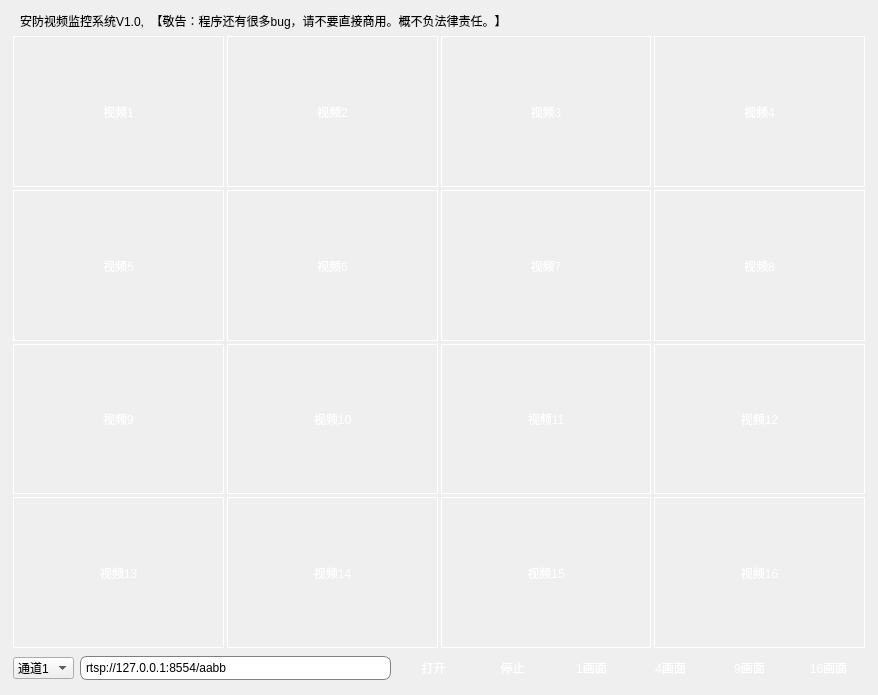
<?xml version="1.0" encoding="UTF-8"?>
<ui version="4.0">
 <class>frmMain</class>
 <widget class="QWidget" name="frmMain">
  <property name="geometry">
   <rect>
    <x>0</x>
    <y>0</y>
    <width>878</width>
    <height>695</height>
   </rect>
  </property>
  <property name="windowTitle">
   <string>安防视频监控系统</string>
  </property>
  <property name="styleSheet">
   <string notr="true">QLineEdit{
	border:1px solid gray;border-radius:7px;padding:3px;
}

QPushButton#btn_menu{
	background-image: url(:/image/btn_menu_normal.png);
	border: 0px;
}
QPushButton#btn_menu:hover{
	background-image: url(:/image/btn_menu_hover.png);
	border: 0px;
}
QPushButton#btn_menu:checked{
	background-image: url(:/image/btn_menu_hover.png);
	border: 0px;
}

/*minBtn*/
QPushButton#btn_min{
	background-image: url(:/image/btn_min_normal.png);
	border: 0px;
}
QPushButton#btn_min:hover{
	background-image: url(:/image/btn_min_hover.png);
	border: 0px;
}
QPushButton#btnmin:checked{
	background-image: url(:/image/btn_min_hover.png);
	border: 0px;
}

/*nomalBtn*/
QPushButton#btn_max{
	background-image: url(:/image/btn_max_normal.png);
	border: 0px;
}
QPushButton#btn_max:hover{
	background-image: url(:/image/btn_max_hover.png);
	border: 0px;
}
QPushButton#btn_max:checked{
	background-image: url(:/image/btn_max_hover.png);
	border: 0px;
}

/*closeBtn*/
QPushButton#btn_close{
	background-image: url(:/image/btn_close_normal.png);
	border: 0px;
}
QPushButton#btn_close:hover{
	background-image: url(:/image/btn_close_hover.png);
	border: 0px;
}
QPushButton#btn_close:checked{
	background-image: url(:/image/btn_close_hover.png);
	border: 0px;
}

QLabel#labVideo1,#labVideo2,#labVideo3,#labVideo4,#labVideo5,#labVideo6,#labVideo7,#labVideo8,#labVideo9,#labVideo10,#labVideo11,#labVideo12,#labVideo13,#labVideo14,#labVideo15,#labVideo16{
	border-image: url(:/image/lab_normal.png);
	color: rgb(255, 255, 255);
	font: 25pt &quot;微软雅黑&quot;;
}
QLabel:hover#labVideo1,QLabel:hover#labVideo2,QLabel:hover#labVideo3,QLabel:hover#labVideo4,QLabel:hover#labVideo5,QLabel:hover#labVideo6,QLabel:hover#labVideo7,QLabel:hover#labVideo8,QLabel:hover#labVideo9,QLabel:hover#labVideo10,QLabel:hover#labVideo11,QLabel:hover#labVideo12,QLabel:hover#labVideo13,QLabel:hover#labVideo14,QLabel:hover#labVideo15,QLabel:hover#labVideo16{
	border-image: url(:/image/lab_hover.png);
}

QPushButton#btnOpen,#btnStop,#btn1,#btn4,#btn9,#btn16{	
	border: 0px;
	padding: 4px;
    min-width: 65px;
    min-height: 20px;
	color: rgb(255, 255, 255);
	font: 10pt &quot;微软雅黑&quot;;
	border-image: url(:/image/btn_normal.png);	
}

QPushButton:pressed#btnOpen,QPushButton:pressed#btnStop,QPushButton:pressed#btn1,QPushButton:pressed#btn4,QPushButton:pressed#btn9,QPushButton:pressed#btn16{
	border-image: url(:/image/btn_press.png);	
}
</string>
  </property>
  <layout class="QVBoxLayout" name="verticalLayout_2">
   <property name="spacing">
    <number>6</number>
   </property>
   <property name="leftMargin">
    <number>10</number>
   </property>
   <property name="topMargin">
    <number>12</number>
   </property>
   <property name="rightMargin">
    <number>10</number>
   </property>
   <property name="bottomMargin">
    <number>10</number>
   </property>
   <item>
    <layout class="QHBoxLayout" name="layTitle">
     <property name="spacing">
      <number>0</number>
     </property>
     <property name="leftMargin">
      <number>10</number>
     </property>
     <property name="topMargin">
      <number>0</number>
     </property>
     <item>
      <widget class="QLabel" name="lab_title">
       <property name="sizePolicy">
        <sizepolicy hsizetype="Expanding" vsizetype="Preferred">
         <horstretch>0</horstretch>
         <verstretch>0</verstretch>
        </sizepolicy>
       </property>
       <property name="styleSheet">
        <string notr="true">font: 10pt &quot;微软雅黑&quot;;</string>
       </property>
       <property name="text">
        <string>安防视频监控系统V1.0,  【敬告：程序还有很多bug，请不要直接商用。概不负法律责任。】</string>
       </property>
       <property name="alignment">
        <set>Qt::AlignBottom|Qt::AlignLeading|Qt::AlignLeft</set>
       </property>
      </widget>
     </item>
     <item>
      <widget class="QPushButton" name="btn_menu">
       <property name="minimumSize">
        <size>
         <width>33</width>
         <height>18</height>
        </size>
       </property>
       <property name="maximumSize">
        <size>
         <width>33</width>
         <height>18</height>
        </size>
       </property>
       <property name="text">
        <string/>
       </property>
      </widget>
     </item>
     <item>
      <widget class="QPushButton" name="btn_min">
       <property name="minimumSize">
        <size>
         <width>33</width>
         <height>18</height>
        </size>
       </property>
       <property name="maximumSize">
        <size>
         <width>33</width>
         <height>18</height>
        </size>
       </property>
       <property name="text">
        <string/>
       </property>
      </widget>
     </item>
     <item>
      <widget class="QPushButton" name="btn_max">
       <property name="sizePolicy">
        <sizepolicy hsizetype="Fixed" vsizetype="Fixed">
         <horstretch>0</horstretch>
         <verstretch>0</verstretch>
        </sizepolicy>
       </property>
       <property name="minimumSize">
        <size>
         <width>33</width>
         <height>18</height>
        </size>
       </property>
       <property name="maximumSize">
        <size>
         <width>33</width>
         <height>18</height>
        </size>
       </property>
       <property name="text">
        <string/>
       </property>
      </widget>
     </item>
     <item>
      <widget class="QPushButton" name="btn_close">
       <property name="minimumSize">
        <size>
         <width>48</width>
         <height>18</height>
        </size>
       </property>
       <property name="maximumSize">
        <size>
         <width>48</width>
         <height>18</height>
        </size>
       </property>
       <property name="text">
        <string/>
       </property>
      </widget>
     </item>
    </layout>
   </item>
   <item>
    <layout class="QVBoxLayout" name="layMain" stretch="0,0,0,0">
     <property name="spacing">
      <number>3</number>
     </property>
     <property name="leftMargin">
      <number>3</number>
     </property>
     <property name="topMargin">
      <number>0</number>
     </property>
     <property name="rightMargin">
      <number>3</number>
     </property>
     <property name="bottomMargin">
      <number>0</number>
     </property>
     <item>
      <layout class="QHBoxLayout" name="lay1">
       <property name="spacing">
        <number>3</number>
       </property>
       <item>
        <widget class="QLabel" name="labVideo1">
         <property name="sizePolicy">
          <sizepolicy hsizetype="Preferred" vsizetype="Expanding">
           <horstretch>0</horstretch>
           <verstretch>0</verstretch>
          </sizepolicy>
         </property>
         <property name="frameShape">
          <enum>QFrame::Panel</enum>
         </property>
         <property name="frameShadow">
          <enum>QFrame::Plain</enum>
         </property>
         <property name="lineWidth">
          <number>1</number>
         </property>
         <property name="midLineWidth">
          <number>0</number>
         </property>
         <property name="text">
          <string>视频1</string>
         </property>
         <property name="alignment">
          <set>Qt::AlignCenter</set>
         </property>
        </widget>
       </item>
       <item>
        <widget class="QLabel" name="labVideo2">
         <property name="sizePolicy">
          <sizepolicy hsizetype="Preferred" vsizetype="Expanding">
           <horstretch>0</horstretch>
           <verstretch>0</verstretch>
          </sizepolicy>
         </property>
         <property name="frameShape">
          <enum>QFrame::Panel</enum>
         </property>
         <property name="frameShadow">
          <enum>QFrame::Plain</enum>
         </property>
         <property name="lineWidth">
          <number>1</number>
         </property>
         <property name="midLineWidth">
          <number>0</number>
         </property>
         <property name="text">
          <string>视频2</string>
         </property>
         <property name="alignment">
          <set>Qt::AlignCenter</set>
         </property>
        </widget>
       </item>
       <item>
        <widget class="QLabel" name="labVideo3">
         <property name="sizePolicy">
          <sizepolicy hsizetype="Preferred" vsizetype="Expanding">
           <horstretch>0</horstretch>
           <verstretch>0</verstretch>
          </sizepolicy>
         </property>
         <property name="frameShape">
          <enum>QFrame::Panel</enum>
         </property>
         <property name="frameShadow">
          <enum>QFrame::Plain</enum>
         </property>
         <property name="lineWidth">
          <number>1</number>
         </property>
         <property name="midLineWidth">
          <number>0</number>
         </property>
         <property name="text">
          <string>视频3</string>
         </property>
         <property name="alignment">
          <set>Qt::AlignCenter</set>
         </property>
        </widget>
       </item>
       <item>
        <widget class="QLabel" name="labVideo4">
         <property name="sizePolicy">
          <sizepolicy hsizetype="Preferred" vsizetype="Expanding">
           <horstretch>0</horstretch>
           <verstretch>0</verstretch>
          </sizepolicy>
         </property>
         <property name="frameShape">
          <enum>QFrame::Panel</enum>
         </property>
         <property name="frameShadow">
          <enum>QFrame::Plain</enum>
         </property>
         <property name="lineWidth">
          <number>1</number>
         </property>
         <property name="midLineWidth">
          <number>0</number>
         </property>
         <property name="text">
          <string>视频4</string>
         </property>
         <property name="alignment">
          <set>Qt::AlignCenter</set>
         </property>
        </widget>
       </item>
      </layout>
     </item>
     <item>
      <layout class="QHBoxLayout" name="lay2">
       <property name="spacing">
        <number>3</number>
       </property>
       <item>
        <widget class="QLabel" name="labVideo5">
         <property name="sizePolicy">
          <sizepolicy hsizetype="Preferred" vsizetype="Expanding">
           <horstretch>0</horstretch>
           <verstretch>0</verstretch>
          </sizepolicy>
         </property>
         <property name="frameShape">
          <enum>QFrame::Panel</enum>
         </property>
         <property name="frameShadow">
          <enum>QFrame::Plain</enum>
         </property>
         <property name="lineWidth">
          <number>1</number>
         </property>
         <property name="midLineWidth">
          <number>0</number>
         </property>
         <property name="text">
          <string>视频5</string>
         </property>
         <property name="alignment">
          <set>Qt::AlignCenter</set>
         </property>
        </widget>
       </item>
       <item>
        <widget class="QLabel" name="labVideo6">
         <property name="sizePolicy">
          <sizepolicy hsizetype="Preferred" vsizetype="Expanding">
           <horstretch>0</horstretch>
           <verstretch>0</verstretch>
          </sizepolicy>
         </property>
         <property name="frameShape">
          <enum>QFrame::Panel</enum>
         </property>
         <property name="frameShadow">
          <enum>QFrame::Plain</enum>
         </property>
         <property name="lineWidth">
          <number>1</number>
         </property>
         <property name="midLineWidth">
          <number>0</number>
         </property>
         <property name="text">
          <string>视频6</string>
         </property>
         <property name="alignment">
          <set>Qt::AlignCenter</set>
         </property>
        </widget>
       </item>
       <item>
        <widget class="QLabel" name="labVideo7">
         <property name="sizePolicy">
          <sizepolicy hsizetype="Preferred" vsizetype="Expanding">
           <horstretch>0</horstretch>
           <verstretch>0</verstretch>
          </sizepolicy>
         </property>
         <property name="frameShape">
          <enum>QFrame::Panel</enum>
         </property>
         <property name="frameShadow">
          <enum>QFrame::Plain</enum>
         </property>
         <property name="lineWidth">
          <number>1</number>
         </property>
         <property name="midLineWidth">
          <number>0</number>
         </property>
         <property name="text">
          <string>视频7</string>
         </property>
         <property name="alignment">
          <set>Qt::AlignCenter</set>
         </property>
        </widget>
       </item>
       <item>
        <widget class="QLabel" name="labVideo8">
         <property name="sizePolicy">
          <sizepolicy hsizetype="Preferred" vsizetype="Expanding">
           <horstretch>0</horstretch>
           <verstretch>0</verstretch>
          </sizepolicy>
         </property>
         <property name="frameShape">
          <enum>QFrame::Panel</enum>
         </property>
         <property name="frameShadow">
          <enum>QFrame::Plain</enum>
         </property>
         <property name="lineWidth">
          <number>1</number>
         </property>
         <property name="midLineWidth">
          <number>0</number>
         </property>
         <property name="text">
          <string>视频8</string>
         </property>
         <property name="alignment">
          <set>Qt::AlignCenter</set>
         </property>
        </widget>
       </item>
      </layout>
     </item>
     <item>
      <layout class="QHBoxLayout" name="lay3">
       <property name="spacing">
        <number>3</number>
       </property>
       <item>
        <widget class="QLabel" name="labVideo9">
         <property name="sizePolicy">
          <sizepolicy hsizetype="Preferred" vsizetype="Expanding">
           <horstretch>0</horstretch>
           <verstretch>0</verstretch>
          </sizepolicy>
         </property>
         <property name="frameShape">
          <enum>QFrame::Panel</enum>
         </property>
         <property name="frameShadow">
          <enum>QFrame::Plain</enum>
         </property>
         <property name="lineWidth">
          <number>1</number>
         </property>
         <property name="midLineWidth">
          <number>0</number>
         </property>
         <property name="text">
          <string>视频9</string>
         </property>
         <property name="alignment">
          <set>Qt::AlignCenter</set>
         </property>
        </widget>
       </item>
       <item>
        <widget class="QLabel" name="labVideo10">
         <property name="sizePolicy">
          <sizepolicy hsizetype="Preferred" vsizetype="Expanding">
           <horstretch>0</horstretch>
           <verstretch>0</verstretch>
          </sizepolicy>
         </property>
         <property name="frameShape">
          <enum>QFrame::Panel</enum>
         </property>
         <property name="frameShadow">
          <enum>QFrame::Plain</enum>
         </property>
         <property name="lineWidth">
          <number>1</number>
         </property>
         <property name="midLineWidth">
          <number>0</number>
         </property>
         <property name="text">
          <string>视频10</string>
         </property>
         <property name="alignment">
          <set>Qt::AlignCenter</set>
         </property>
        </widget>
       </item>
       <item>
        <widget class="QLabel" name="labVideo11">
         <property name="sizePolicy">
          <sizepolicy hsizetype="Preferred" vsizetype="Expanding">
           <horstretch>0</horstretch>
           <verstretch>0</verstretch>
          </sizepolicy>
         </property>
         <property name="frameShape">
          <enum>QFrame::Panel</enum>
         </property>
         <property name="frameShadow">
          <enum>QFrame::Plain</enum>
         </property>
         <property name="lineWidth">
          <number>1</number>
         </property>
         <property name="midLineWidth">
          <number>0</number>
         </property>
         <property name="text">
          <string>视频11</string>
         </property>
         <property name="alignment">
          <set>Qt::AlignCenter</set>
         </property>
        </widget>
       </item>
       <item>
        <widget class="QLabel" name="labVideo12">
         <property name="sizePolicy">
          <sizepolicy hsizetype="Preferred" vsizetype="Expanding">
           <horstretch>0</horstretch>
           <verstretch>0</verstretch>
          </sizepolicy>
         </property>
         <property name="frameShape">
          <enum>QFrame::Panel</enum>
         </property>
         <property name="frameShadow">
          <enum>QFrame::Plain</enum>
         </property>
         <property name="lineWidth">
          <number>1</number>
         </property>
         <property name="midLineWidth">
          <number>0</number>
         </property>
         <property name="text">
          <string>视频12</string>
         </property>
         <property name="alignment">
          <set>Qt::AlignCenter</set>
         </property>
        </widget>
       </item>
      </layout>
     </item>
     <item>
      <layout class="QHBoxLayout" name="lay4">
       <property name="spacing">
        <number>3</number>
       </property>
       <item>
        <widget class="QLabel" name="labVideo13">
         <property name="sizePolicy">
          <sizepolicy hsizetype="Preferred" vsizetype="Expanding">
           <horstretch>0</horstretch>
           <verstretch>0</verstretch>
          </sizepolicy>
         </property>
         <property name="frameShape">
          <enum>QFrame::Panel</enum>
         </property>
         <property name="frameShadow">
          <enum>QFrame::Plain</enum>
         </property>
         <property name="lineWidth">
          <number>1</number>
         </property>
         <property name="midLineWidth">
          <number>0</number>
         </property>
         <property name="text">
          <string>视频13</string>
         </property>
         <property name="alignment">
          <set>Qt::AlignCenter</set>
         </property>
        </widget>
       </item>
       <item>
        <widget class="QLabel" name="labVideo14">
         <property name="sizePolicy">
          <sizepolicy hsizetype="Preferred" vsizetype="Expanding">
           <horstretch>0</horstretch>
           <verstretch>0</verstretch>
          </sizepolicy>
         </property>
         <property name="frameShape">
          <enum>QFrame::Panel</enum>
         </property>
         <property name="frameShadow">
          <enum>QFrame::Plain</enum>
         </property>
         <property name="lineWidth">
          <number>1</number>
         </property>
         <property name="midLineWidth">
          <number>0</number>
         </property>
         <property name="text">
          <string>视频14</string>
         </property>
         <property name="alignment">
          <set>Qt::AlignCenter</set>
         </property>
        </widget>
       </item>
       <item>
        <widget class="QLabel" name="labVideo15">
         <property name="sizePolicy">
          <sizepolicy hsizetype="Preferred" vsizetype="Expanding">
           <horstretch>0</horstretch>
           <verstretch>0</verstretch>
          </sizepolicy>
         </property>
         <property name="frameShape">
          <enum>QFrame::Panel</enum>
         </property>
         <property name="frameShadow">
          <enum>QFrame::Plain</enum>
         </property>
         <property name="lineWidth">
          <number>1</number>
         </property>
         <property name="midLineWidth">
          <number>0</number>
         </property>
         <property name="text">
          <string>视频15</string>
         </property>
         <property name="alignment">
          <set>Qt::AlignCenter</set>
         </property>
        </widget>
       </item>
       <item>
        <widget class="QLabel" name="labVideo16">
         <property name="sizePolicy">
          <sizepolicy hsizetype="Preferred" vsizetype="Expanding">
           <horstretch>0</horstretch>
           <verstretch>0</verstretch>
          </sizepolicy>
         </property>
         <property name="frameShape">
          <enum>QFrame::Panel</enum>
         </property>
         <property name="frameShadow">
          <enum>QFrame::Plain</enum>
         </property>
         <property name="lineWidth">
          <number>1</number>
         </property>
         <property name="midLineWidth">
          <number>0</number>
         </property>
         <property name="text">
          <string>视频16</string>
         </property>
         <property name="alignment">
          <set>Qt::AlignCenter</set>
         </property>
        </widget>
       </item>
      </layout>
     </item>
    </layout>
   </item>
   <item>
    <layout class="QHBoxLayout" name="laybottom">
     <property name="leftMargin">
      <number>3</number>
     </property>
     <property name="topMargin">
      <number>0</number>
     </property>
     <property name="rightMargin">
      <number>3</number>
     </property>
     <property name="bottomMargin">
      <number>3</number>
     </property>
     <item>
      <widget class="QComboBox" name="comboBox_channels">
       <item>
        <property name="text">
         <string>通道1</string>
        </property>
       </item>
       <item>
        <property name="text">
         <string>通道2</string>
        </property>
       </item>
       <item>
        <property name="text">
         <string>通道3</string>
        </property>
       </item>
       <item>
        <property name="text">
         <string>通道4</string>
        </property>
       </item>
      </widget>
     </item>
     <item>
      <widget class="QLineEdit" name="txtUrl">
       <property name="text">
        <string>rtsp://127.0.0.1:8554/aabb</string>
       </property>
      </widget>
     </item>
     <item>
      <widget class="QPushButton" name="btnOpen">
       <property name="cursor">
        <cursorShape>PointingHandCursor</cursorShape>
       </property>
       <property name="text">
        <string>打开</string>
       </property>
       <property name="checkable">
        <bool>false</bool>
       </property>
      </widget>
     </item>
     <item>
      <widget class="QPushButton" name="btnStop">
       <property name="cursor">
        <cursorShape>PointingHandCursor</cursorShape>
       </property>
       <property name="text">
        <string>停止</string>
       </property>
       <property name="checkable">
        <bool>false</bool>
       </property>
      </widget>
     </item>
     <item>
      <widget class="QPushButton" name="btn1">
       <property name="cursor">
        <cursorShape>PointingHandCursor</cursorShape>
       </property>
       <property name="text">
        <string>1画面</string>
       </property>
       <property name="checkable">
        <bool>false</bool>
       </property>
      </widget>
     </item>
     <item>
      <widget class="QPushButton" name="btn4">
       <property name="cursor">
        <cursorShape>PointingHandCursor</cursorShape>
       </property>
       <property name="text">
        <string>4画面</string>
       </property>
       <property name="checkable">
        <bool>false</bool>
       </property>
      </widget>
     </item>
     <item>
      <widget class="QPushButton" name="btn9">
       <property name="cursor">
        <cursorShape>PointingHandCursor</cursorShape>
       </property>
       <property name="text">
        <string>9画面</string>
       </property>
       <property name="checkable">
        <bool>false</bool>
       </property>
      </widget>
     </item>
     <item>
      <widget class="QPushButton" name="btn16">
       <property name="cursor">
        <cursorShape>PointingHandCursor</cursorShape>
       </property>
       <property name="text">
        <string>16画面</string>
       </property>
      </widget>
     </item>
    </layout>
   </item>
  </layout>
 </widget>
 <layoutdefault spacing="6" margin="11"/>
 <tabstops>
  <tabstop>btnOpen</tabstop>
  <tabstop>txtUrl</tabstop>
 </tabstops>
 <resources/>
 <connections/>
</ui>
